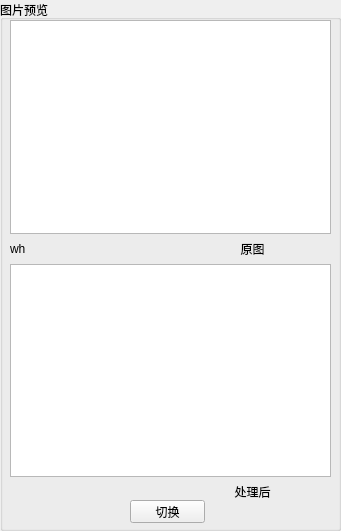
     <widget class="QGroupBox" name="groupBox_3">
      <property name="geometry">
       <rect>
        <x>10</x>
        <y>240</y>
        <width>341</width>
        <height>531</height>
       </rect>
      </property>
      <property name="title">
       <string>图片预览</string>
      </property>
      <widget class="QWidget" name="gridLayoutWidget_3">
       <property name="geometry">
        <rect>
         <x>10</x>
         <y>20</y>
         <width>321</width>
         <height>481</height>
        </rect>
       </property>
       <layout class="QGridLayout" name="gridLayout_3">
        <item row="2" column="0">
         <widget class="QGraphicsView" name="view_transform_image"/>
        </item>
        <item row="0" column="0">
         <widget class="QGraphicsView" name="view_src_image">
          <property name="mouseTracking">
           <bool>false</bool>
          </property>
          <property name="verticalScrollBarPolicy">
           <enum>Qt::ScrollBarAsNeeded</enum>
          </property>
          <property name="sizeAdjustPolicy">
           <enum>QAbstractScrollArea::AdjustToContentsOnFirstShow</enum>
          </property>
         </widget>
        </item>
        <item row="1" column="0">
         <layout class="QGridLayout" name="gridLayout_15">
          <item row="0" column="0">
           <widget class="QLabel" name="l_src_wh">
            <property name="text">
             <string>wh</string>
            </property>
           </widget>
          </item>
          <item row="0" column="1">
           <widget class="QLabel" name="label_5">
            <property name="text">
             <string>原图</string>
            </property>
            <property name="alignment">
             <set>Qt::AlignCenter</set>
            </property>
           </widget>
          </item>
         </layout>
        </item>
        <item row="3" column="0">
         <layout class="QGridLayout" name="gridLayout_28">
          <item row="0" column="0">
           <widget class="QLabel" name="l_dst_wh">
            <property name="text">
             <string/>
            </property>
           </widget>
          </item>
          <item row="0" column="1">
           <widget class="QLabel" name="label_6">
            <property name="layoutDirection">
             <enum>Qt::LeftToRight</enum>
            </property>
            <property name="text">
             <string>处理后</string>
            </property>
            <property name="alignment">
             <set>Qt::AlignCenter</set>
            </property>
           </widget>
          </item>
         </layout>
        </item>
       </layout>
      </widget>
      <widget class="QPushButton" name="btn_change_image">
       <property name="geometry">
        <rect>
         <x>130</x>
         <y>500</y>
         <width>75</width>
         <height>23</height>
        </rect>
       </property>
       <property name="text">
        <string>切换</string>
       </property>
      </widget>
     </widget>
